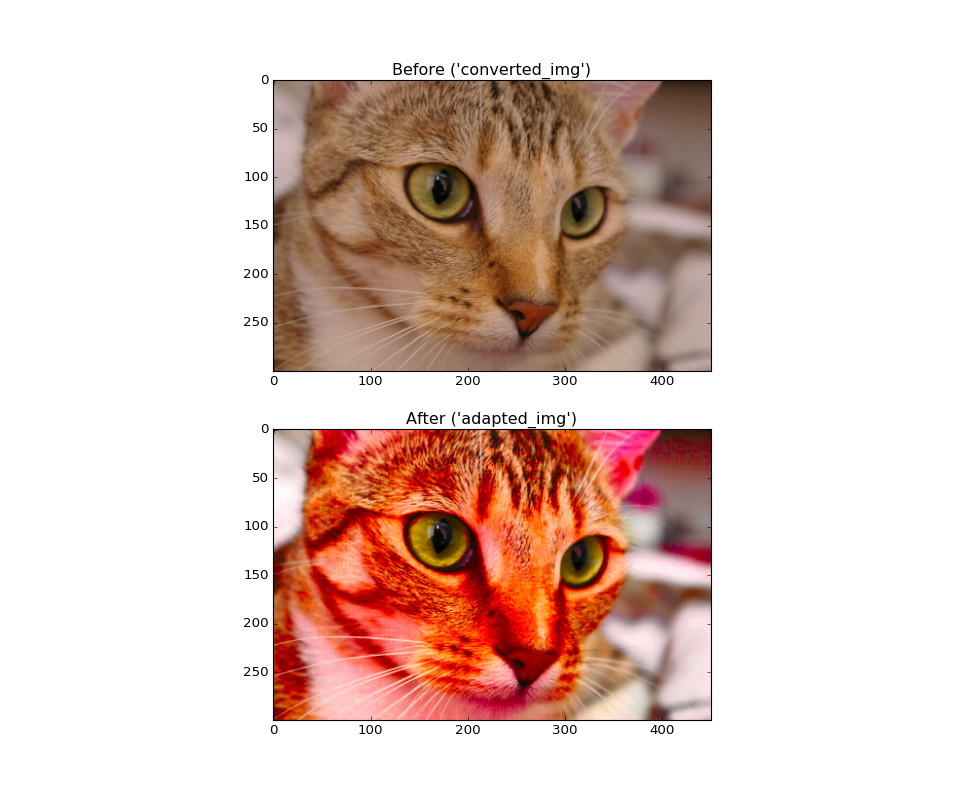

This chart was generated by the following Python code:
import matplotlib.pyplot as plt
import photomosaic as pm
POOL_PATH = '/tmp/photomosaic-docs-pool/pool.json'
pool = pm.import_pool(POOL_PATH)
from skimage.data import chelsea
from skimage import img_as_float
image = img_as_float(chelsea())
converted_img = pm.perceptual(image)
adapted_img = pm.adjust_to_palette(converted_img, pool)
fig, (ax1, ax2) = plt.subplots(2, figsize=(12, 10))
ax1.imshow(pm.rgb(converted_img))
ax1.set_title("Before ('converted_img')")
ax2.imshow(pm.rgb(adapted_img))
ax2.set_title("After ('adapted_img')")
